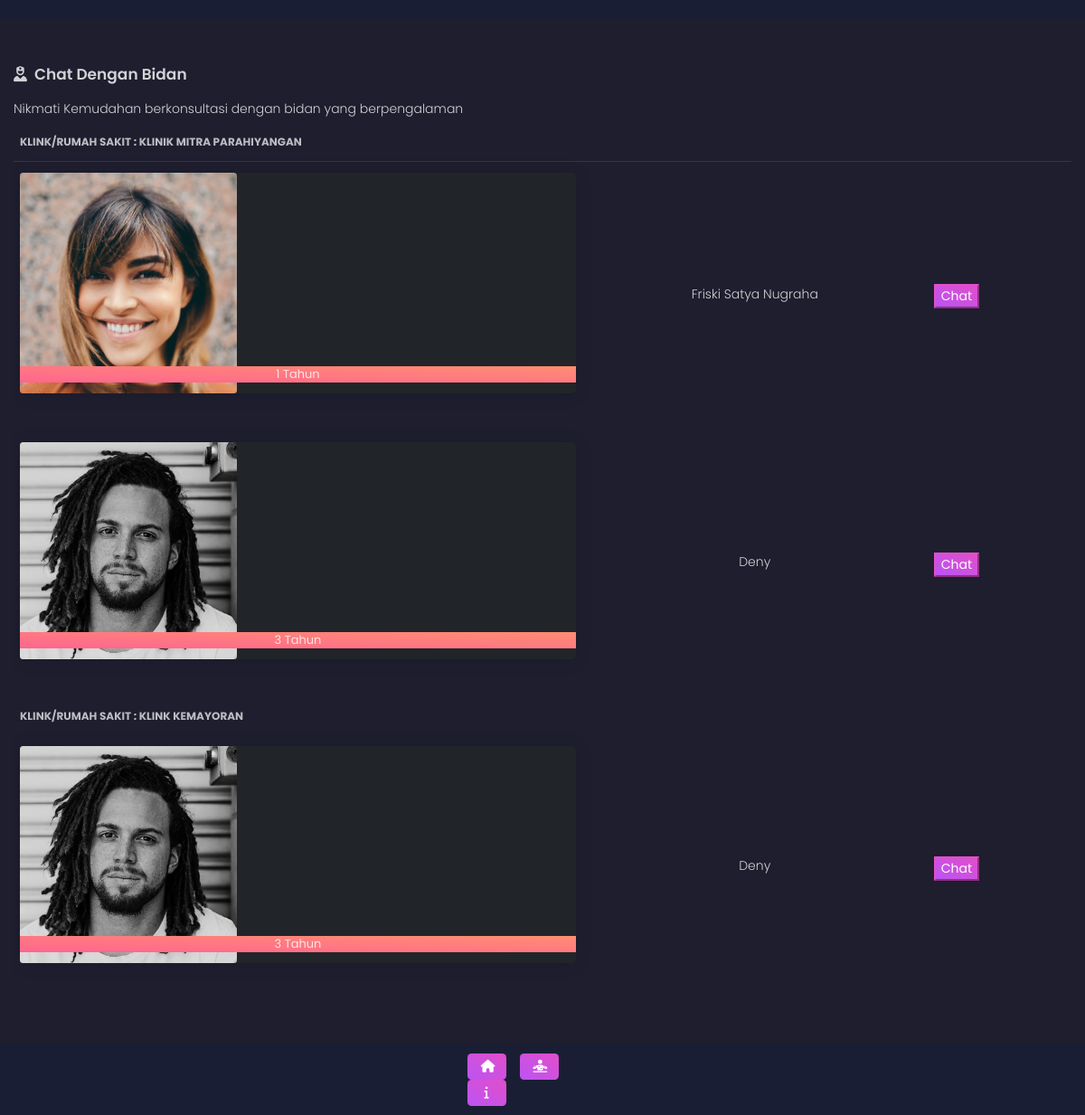
Page /index.php/c_index/chat_bidan on the committed database.
### tables this page shows
CREATE TABLE `t_klinik` (
  `id_klinik` int(11) NOT NULL,
  `nama_klinik` varchar(500) NOT NULL,
  `alamat_klinik` varchar(2000) NOT NULL,
  `telp_klinik` varchar(2000) NOT NULL,
  `keterangan` varchar(2000) NOT NULL,
  `tentang` varchar(5000) NOT NULL,
  `status` int(11) NOT NULL DEFAULT 0
);

CREATE TABLE `t_bidan` (
  `id_bidan` int(11) NOT NULL,
  `nama_bidan` varchar(500) NOT NULL,
  `gelar` varchar(2000) NOT NULL,
  `alamat_bidan` varchar(2000) NOT NULL,
  `telp_bidan` varchar(2000) NOT NULL,
  `mulai_bekerja` date DEFAULT NULL,
  `img_profile` varchar(2000) NOT NULL
);

### application/libraries/Template.php (called while the page is built)
<?php if ( ! defined('BASEPATH')) exit('No direct script access allowed');
class Template {
	var $template_data = array();
	function set($name, $value)
	{
		$this->template_data[$name] = $value;
	}
	function load($template = '', $view = '', $view_data = array(), $return = FALSE)
	{
		$this->CI =& get_instance();
		$this->set('contents', $this->CI->load->view($view, $view_data, TRUE));
		return $this->CI->load->view($template, $this->template_data, $return);
	}
}

### application/controllers/C_index.php (called while the page is built, shortened)
<?php
class C_index extends CI_Controller {
    public function chat_bidan()
	{
        $data['rs_bidan'] = $this->M_bidan->getAllBidan();
        $data['rs_klinik'] = $this->M_klinik->getAllKlinik();
		$this->template->load('static','chat_bidan',$data);
	}
}

### index.php (called while the page is built, shortened)
<?php
require_once BASEPATH.'core/CodeIgniter.php';

### application/models/M_klinik.php (called while the page is built, shortened)
<?php
class M_klinik extends CI_Model {
	public function getAllKlinik()
	{
		return $this->db->get('t_klinik')->result();
	}
}

### application/views/chat_bidan.php (the view)
<div class="container-fluid">
    <h4 class="title"><i class="fas fa-user-nurse"></i>&nbsp Chat Dengan Bidan</h4>
    <p>Nikmati Kemudahan berkonsultasi dengan bidan yang berpengalaman</p>
    <div class="table-responsive">
        <table class="table table-shopping">
            <?php
            foreach($rs_klinik as $klinik){
            ?>
            <thead>
                <tr>
                    <th class="text-left" colspan="3">Klink/Rumah Sakit : <?=$klinik->nama_klinik?></th>
                </tr>
            </thead>
            <tbody>
                <?php
                $query_anggota = $this->db->query("
                    SELECT
                        tb.id_bidan,
                        tb.nama_bidan,
                        tb.mulai_bekerja,
                        tb.img_profile
                    FROM
                        t_klinik_anggota tka,
                        t_bidan tb
                    WHERE
                        tka.id_klinik = '$klinik->id_klinik'
                        AND tka.id_bidan = tb.id_bidan
                ")->result();
                foreach($query_anggota as $bidan){
                    $awal  = date_create($bidan->mulai_bekerja);
                    $akhir = date_create();
                    $diff  = date_diff( $awal, $akhir );
                ?>
                <tr>
                    <td>
                        <div class="img-container">
                            <div class="card bg-dark text-white">
                                <img class="card-img" src="<?= base_url()?>/assets/img/<?=$bidan->img_profile?>" alt="bidan"
                                    style="width: 15rem;">
                                <div class="card-img-overlay d-flex h-10 flex-column justify-content-end p-0">
                                    <h5 class="card-title text-center btn-warning"><?= $diff->y?> Tahun</h5>
                                </div>
                            </div>
                        </div>
                    </td>
                    <td>
                        <p class="text-center text-capitalize"><?=$bidan->nama_bidan?></p>
                    </td>
                    <td>
                        <button class="btn-xm btn-primary">Chat</button>
                    </td>
                </tr>
                <?php } ?>
            </tbody>
            <?php } ?>
        </table>
    </div>
</div>

### application/views/static.php (shortened to what this page needs)
<!DOCTYPE html>
<html lang="en">
<head>
    <link href="<?= base_url()?>/assets/css/nucleo-icons.css" rel="stylesheet" />
    <link href="<?= base_url()?>/assets/css/black-dashboard.css?v=1.0.0" rel="stylesheet" />
    <link href="<?= base_url()?>/assets/demo/demo.css" rel="stylesheet" />
</head>
<body class="">
    <?php
      $segment = $this->uri->segment(1);
      $status_admin = $this->session->userdata('status_admin');
    ?>
    <nav class="navbar fixed-top navbar-light" style="color:#fff;">
    </nav>
    <div style="padding-top:70px;padding-bottom:100px;">
        <?= $contents?>
    </div>
    <nav class="navbar fixed-bottom navbar-light justify-content-center" style="color:#fff;">
      <div class="row">
        <a class="btn btn-<?= $segment == "C_index"?"success":"primary" ?> btn-sm col-3" href="<?=base_url("C_index")?>">
          <i class="fas fa-home"></i></i> <span class="reactive-mobile"><sub>Beranda</sub></span>
        </a>
        <?php
        if($status_admin == "1"){
        ?>
        <a class="btn btn-<?= $segment == "C_administrasi_aplikasi"?"success":"primary" ?> btn-sm col-3" href="<?=base_url("C_administrasi_aplikasi")?>">
          <i class="fas fa-diagnoses"></i></i> <span class="reactive-mobile"><sub>Admin Aplikasi</sub></span>
        </a>
        <?php
        }else{
        ?>
        <a class="btn btn-<?= $segment == "C_profile_kehamilan"?"success":"primary" ?> btn-sm col-3" href="<?=base_url("C_profile_kehamilan")?>">
          <i class="fas fa-diagnoses"></i></i> <span class="reactive-mobile"><sub>Profile Kehamilan</sub></span>
        </a>
        <?php } ?>
        <a class="btn btn-<?= $segment == "C_tentang"?"success":"primary" ?> btn-sm col-3" href="<?=base_url("C_tentang")?>">
          <i class="fas fa-info"></i></i> <span class="reactive-mobile"><sub>Tentang</sub></span>
        </a>
      </div>
    </nav>
</body>
</html>

### rows in the picture
t_klinik: nama_klinik "KLINIK MITRA PARAHIYANGAN"
t_bidan: img_profile (picture), mulai_bekerja "1", nama_bidan "Friski Satya Nugraha"
t_bidan: img_profile (picture), mulai_bekerja "3", nama_bidan "Deny"
t_klinik: nama_klinik "KLINK KEMAYORAN"
